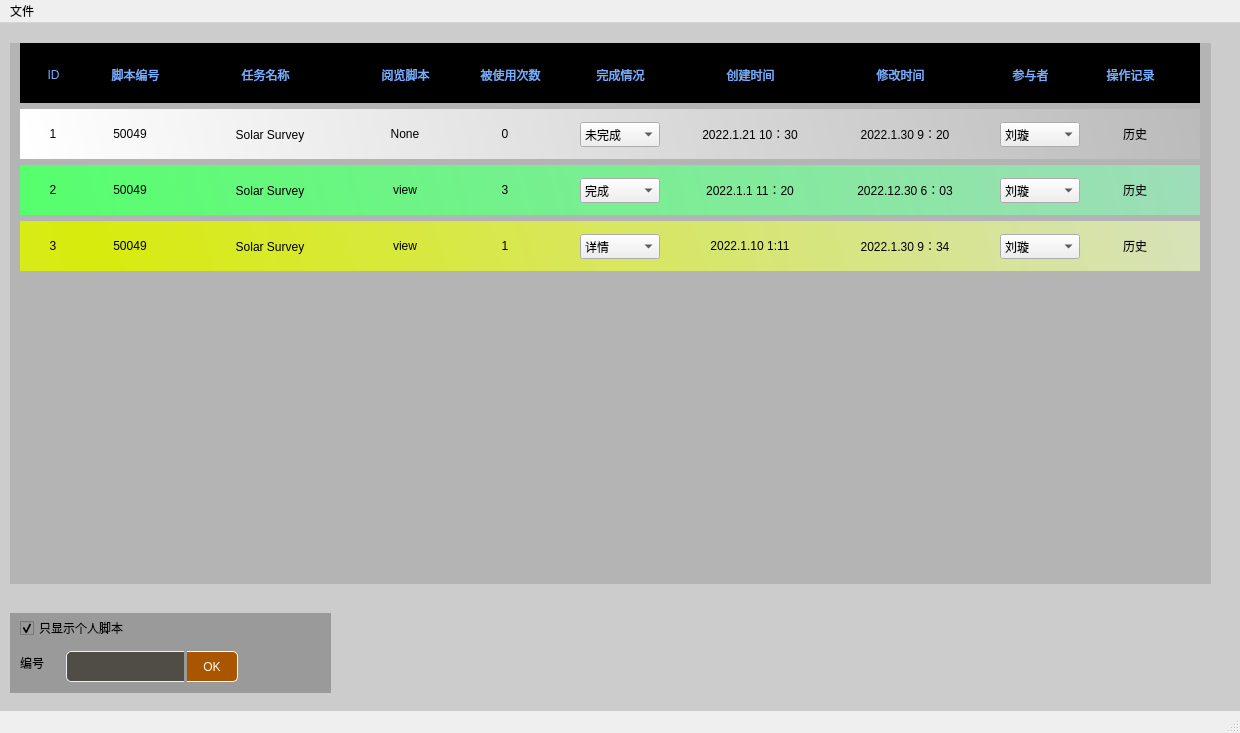
<?xml version="1.0" encoding="UTF-8"?>
<ui version="4.0">
 <class>MainWindow</class>
 <widget class="QMainWindow" name="MainWindow">
  <property name="geometry">
   <rect>
    <x>0</x>
    <y>0</y>
    <width>1240</width>
    <height>733</height>
   </rect>
  </property>
  <property name="windowTitle">
   <string>MainWindow</string>
  </property>
  <widget class="QWidget" name="centralwidget">
   <layout class="QGridLayout" name="gridLayout">
    <property name="leftMargin">
     <number>0</number>
    </property>
    <property name="topMargin">
     <number>0</number>
    </property>
    <property name="rightMargin">
     <number>0</number>
    </property>
    <property name="bottomMargin">
     <number>0</number>
    </property>
    <property name="spacing">
     <number>0</number>
    </property>
    <item row="1" column="0">
     <widget class="QStackedWidget" name="stackedWidget">
      <property name="styleSheet">
       <string notr="true">QWidget{
background-color: rgb(204, 204, 204);
}
QLabel,QLineEdit{
	color: rgb(0, 0, 0);
	font: 12pt &quot;黑体&quot;;
}
QLineEdit{
	color: rgb(0, 85, 255);
}
QPushButton{
	
	color: rgb(84, 84, 84);
	background-color: rgb(0, 255, 0);
}</string>
      </property>
      <property name="currentIndex">
       <number>0</number>
      </property>
      <widget class="QWidget" name="page">
       <widget class="QWidget" name="widget_5" native="true">
        <property name="geometry">
         <rect>
          <x>10</x>
          <y>20</y>
          <width>1201</width>
          <height>541</height>
         </rect>
        </property>
        <property name="styleSheet">
         <string notr="true">background-color: rgb(180, 180, 180);</string>
        </property>
        <layout class="QGridLayout" name="gridLayout_2">
         <item row="0" column="0">
          <widget class="QWidget" name="widget_4" native="true">
           <property name="minimumSize">
            <size>
             <width>0</width>
             <height>60</height>
            </size>
           </property>
           <property name="maximumSize">
            <size>
             <width>1180</width>
             <height>60</height>
            </size>
           </property>
           <property name="styleSheet">
            <string notr="true">QWidget{
	background-color: rgb(0, 0, 0);
}
QLabel{
	color:rgb(120, 174, 255);
	
	font: 12pt &quot;黑体&quot;;
}</string>
           </property>
           <widget class="QLabel" name="label_16">
            <property name="geometry">
             <rect>
              <x>70</x>
              <y>16</y>
              <width>91</width>
              <height>31</height>
             </rect>
            </property>
            <property name="text">
             <string>脚本编号</string>
            </property>
            <property name="alignment">
             <set>Qt::AlignCenter</set>
            </property>
           </widget>
           <widget class="QLabel" name="label_17">
            <property name="geometry">
             <rect>
              <x>450</x>
              <y>16</y>
              <width>81</width>
              <height>31</height>
             </rect>
            </property>
            <property name="text">
             <string>被使用次数</string>
            </property>
            <property name="alignment">
             <set>Qt::AlignCenter</set>
            </property>
           </widget>
           <widget class="QLabel" name="label_18">
            <property name="geometry">
             <rect>
              <x>190</x>
              <y>16</y>
              <width>111</width>
              <height>31</height>
             </rect>
            </property>
            <property name="text">
             <string>任务名称</string>
            </property>
            <property name="alignment">
             <set>Qt::AlignCenter</set>
            </property>
           </widget>
           <widget class="QLabel" name="label_19">
            <property name="geometry">
             <rect>
              <x>350</x>
              <y>16</y>
              <width>71</width>
              <height>31</height>
             </rect>
            </property>
            <property name="text">
             <string>阅览脚本</string>
            </property>
            <property name="alignment">
             <set>Qt::AlignCenter</set>
            </property>
           </widget>
           <widget class="QLabel" name="label_20">
            <property name="geometry">
             <rect>
              <x>8</x>
              <y>16</y>
              <width>51</width>
              <height>31</height>
             </rect>
            </property>
            <property name="text">
             <string>ID</string>
            </property>
            <property name="alignment">
             <set>Qt::AlignCenter</set>
            </property>
           </widget>
           <widget class="QLabel" name="label_21">
            <property name="geometry">
             <rect>
              <x>560</x>
              <y>16</y>
              <width>81</width>
              <height>31</height>
             </rect>
            </property>
            <property name="text">
             <string>完成情况</string>
            </property>
            <property name="alignment">
             <set>Qt::AlignCenter</set>
            </property>
           </widget>
           <widget class="QLabel" name="label_22">
            <property name="geometry">
             <rect>
              <x>690</x>
              <y>16</y>
              <width>81</width>
              <height>31</height>
             </rect>
            </property>
            <property name="text">
             <string>创建时间</string>
            </property>
            <property name="alignment">
             <set>Qt::AlignCenter</set>
            </property>
           </widget>
           <widget class="QLabel" name="label_23">
            <property name="geometry">
             <rect>
              <x>840</x>
              <y>16</y>
              <width>81</width>
              <height>31</height>
             </rect>
            </property>
            <property name="text">
             <string>修改时间</string>
            </property>
            <property name="alignment">
             <set>Qt::AlignCenter</set>
            </property>
           </widget>
           <widget class="QLabel" name="label_24">
            <property name="geometry">
             <rect>
              <x>970</x>
              <y>16</y>
              <width>81</width>
              <height>31</height>
             </rect>
            </property>
            <property name="text">
             <string>参与者</string>
            </property>
            <property name="alignment">
             <set>Qt::AlignCenter</set>
            </property>
           </widget>
           <widget class="QLabel" name="label_25">
            <property name="geometry">
             <rect>
              <x>1070</x>
              <y>16</y>
              <width>81</width>
              <height>31</height>
             </rect>
            </property>
            <property name="text">
             <string>操作记录</string>
            </property>
            <property name="alignment">
             <set>Qt::AlignCenter</set>
            </property>
           </widget>
          </widget>
         </item>
         <item row="1" column="0">
          <widget class="QWidget" name="widget_2" native="true">
           <property name="enabled">
            <bool>true</bool>
           </property>
           <property name="minimumSize">
            <size>
             <width>2</width>
             <height>50</height>
            </size>
           </property>
           <property name="maximumSize">
            <size>
             <width>1180</width>
             <height>50</height>
            </size>
           </property>
           <property name="styleSheet">
            <string notr="true">QWidget{
	
	background-color: qlineargradient(spread:pad, x1:0, y1:0.528136, x2:1, y2:0.517, stop:0 rgba(255, 255, 255, 255), stop:1 rgba(187, 187, 187, 255));
/*background-color: rgb(255, 255, 255);*/
}
QLabel,QComboBox,QPushButton{
background-color:none;
	color: rgb(0, 0, 0);
	font: 12pt &quot;黑体&quot;;
}
QPushButton{
border:none;
}
QPushButton:hover{
	color: rgb(28, 58, 255);
}</string>
           </property>
           <widget class="QComboBox" name="comboBox_2">
            <property name="geometry">
             <rect>
              <x>560</x>
              <y>13</y>
              <width>80</width>
              <height>25</height>
             </rect>
            </property>
            <item>
             <property name="text">
              <string>未完成</string>
             </property>
            </item>
            <item>
             <property name="text">
              <string>完成</string>
             </property>
            </item>
            <item>
             <property name="text">
              <string>详情</string>
             </property>
            </item>
           </widget>
           <widget class="QLabel" name="label_5">
            <property name="geometry">
             <rect>
              <x>80</x>
              <y>10</y>
              <width>60</width>
              <height>30</height>
             </rect>
            </property>
            <property name="text">
             <string>50049</string>
            </property>
            <property name="alignment">
             <set>Qt::AlignCenter</set>
            </property>
           </widget>
           <widget class="QLabel" name="label_7">
            <property name="geometry">
             <rect>
              <x>150</x>
              <y>10</y>
              <width>200</width>
              <height>31</height>
             </rect>
            </property>
            <property name="text">
             <string>Solar Survey</string>
            </property>
            <property name="alignment">
             <set>Qt::AlignCenter</set>
            </property>
           </widget>
           <widget class="QLabel" name="label_13">
            <property name="geometry">
             <rect>
              <x>8</x>
              <y>10</y>
              <width>50</width>
              <height>30</height>
             </rect>
            </property>
            <property name="text">
             <string>1</string>
            </property>
            <property name="alignment">
             <set>Qt::AlignCenter</set>
            </property>
           </widget>
           <widget class="QPushButton" name="pushButton">
            <property name="geometry">
             <rect>
              <x>350</x>
              <y>10</y>
              <width>70</width>
              <height>30</height>
             </rect>
            </property>
            <property name="text">
             <string>None</string>
            </property>
           </widget>
           <widget class="QLabel" name="label_3">
            <property name="geometry">
             <rect>
              <x>655</x>
              <y>10</y>
              <width>150</width>
              <height>30</height>
             </rect>
            </property>
            <property name="text">
             <string>2022.1.21 10：30</string>
            </property>
            <property name="alignment">
             <set>Qt::AlignCenter</set>
            </property>
           </widget>
           <widget class="QPushButton" name="pushButton_4">
            <property name="geometry">
             <rect>
              <x>460</x>
              <y>10</y>
              <width>50</width>
              <height>30</height>
             </rect>
            </property>
            <property name="text">
             <string>0</string>
            </property>
           </widget>
           <widget class="QLabel" name="label_4">
            <property name="geometry">
             <rect>
              <x>810</x>
              <y>10</y>
              <width>150</width>
              <height>30</height>
             </rect>
            </property>
            <property name="text">
             <string>2022.1.30 9：20</string>
            </property>
            <property name="alignment">
             <set>Qt::AlignCenter</set>
            </property>
           </widget>
           <widget class="QComboBox" name="comboBox_4">
            <property name="geometry">
             <rect>
              <x>980</x>
              <y>13</y>
              <width>80</width>
              <height>25</height>
             </rect>
            </property>
            <item>
             <property name="text">
              <string>刘璇</string>
             </property>
            </item>
            <item>
             <property name="text">
              <string>丁梓靖</string>
             </property>
            </item>
            <item>
             <property name="text">
              <string>赵银鹏</string>
             </property>
            </item>
           </widget>
           <widget class="QPushButton" name="pushButton_7">
            <property name="geometry">
             <rect>
              <x>1090</x>
              <y>10</y>
              <width>50</width>
              <height>30</height>
             </rect>
            </property>
            <property name="text">
             <string>历史</string>
            </property>
           </widget>
          </widget>
         </item>
         <item row="2" column="0">
          <widget class="QWidget" name="widget" native="true">
           <property name="minimumSize">
            <size>
             <width>0</width>
             <height>50</height>
            </size>
           </property>
           <property name="maximumSize">
            <size>
             <width>1180</width>
             <height>50</height>
            </size>
           </property>
           <property name="styleSheet">
            <string notr="true">QWidget{
	background-color: qlineargradient(spread:pad, x1:0, y1:0.528136, x2:1, y2:0.517, stop:0 rgba(86, 255, 109, 255), stop:1 rgba(158, 221, 185, 255));
/*background-color: rgb(170, 255, 127);*/
}
QLabel,QComboBox,QPushButton{
	background-color:none;
	color: rgb(0, 0, 0);
	font: 12pt &quot;黑体&quot;;
}
QPushButton{
border:none;
}
QPushButton:hover{
	color: rgb(28, 58, 255);
}
</string>
           </property>
           <widget class="QComboBox" name="comboBox">
            <property name="geometry">
             <rect>
              <x>560</x>
              <y>13</y>
              <width>80</width>
              <height>25</height>
             </rect>
            </property>
            <item>
             <property name="text">
              <string>完成</string>
             </property>
            </item>
            <item>
             <property name="text">
              <string>未完成</string>
             </property>
            </item>
            <item>
             <property name="text">
              <string>详情</string>
             </property>
            </item>
           </widget>
           <widget class="QLabel" name="label">
            <property name="geometry">
             <rect>
              <x>80</x>
              <y>10</y>
              <width>60</width>
              <height>30</height>
             </rect>
            </property>
            <property name="text">
             <string>50049</string>
            </property>
            <property name="alignment">
             <set>Qt::AlignCenter</set>
            </property>
           </widget>
           <widget class="QLabel" name="label_2">
            <property name="geometry">
             <rect>
              <x>150</x>
              <y>10</y>
              <width>200</width>
              <height>31</height>
             </rect>
            </property>
            <property name="text">
             <string>Solar Survey</string>
            </property>
            <property name="alignment">
             <set>Qt::AlignCenter</set>
            </property>
           </widget>
           <widget class="QLabel" name="label_14">
            <property name="geometry">
             <rect>
              <x>8</x>
              <y>10</y>
              <width>50</width>
              <height>30</height>
             </rect>
            </property>
            <property name="text">
             <string>2</string>
            </property>
            <property name="alignment">
             <set>Qt::AlignCenter</set>
            </property>
           </widget>
           <widget class="QPushButton" name="pushButton_2">
            <property name="geometry">
             <rect>
              <x>350</x>
              <y>10</y>
              <width>70</width>
              <height>30</height>
             </rect>
            </property>
            <property name="text">
             <string>view</string>
            </property>
           </widget>
           <widget class="QLabel" name="label_8">
            <property name="geometry">
             <rect>
              <x>655</x>
              <y>10</y>
              <width>150</width>
              <height>30</height>
             </rect>
            </property>
            <property name="text">
             <string>2022.1.1 11：20</string>
            </property>
            <property name="alignment">
             <set>Qt::AlignCenter</set>
            </property>
           </widget>
           <widget class="QPushButton" name="pushButton_5">
            <property name="geometry">
             <rect>
              <x>460</x>
              <y>10</y>
              <width>50</width>
              <height>30</height>
             </rect>
            </property>
            <property name="text">
             <string>3</string>
            </property>
           </widget>
           <widget class="QLabel" name="label_6">
            <property name="geometry">
             <rect>
              <x>810</x>
              <y>10</y>
              <width>150</width>
              <height>30</height>
             </rect>
            </property>
            <property name="text">
             <string>2022.12.30 6：03</string>
            </property>
            <property name="alignment">
             <set>Qt::AlignCenter</set>
            </property>
           </widget>
           <widget class="QComboBox" name="comboBox_5">
            <property name="geometry">
             <rect>
              <x>980</x>
              <y>13</y>
              <width>80</width>
              <height>25</height>
             </rect>
            </property>
            <item>
             <property name="text">
              <string>刘璇</string>
             </property>
            </item>
            <item>
             <property name="text">
              <string>丁梓靖</string>
             </property>
            </item>
            <item>
             <property name="text">
              <string>赵银鹏</string>
             </property>
            </item>
           </widget>
           <widget class="QPushButton" name="pushButton_8">
            <property name="geometry">
             <rect>
              <x>1090</x>
              <y>10</y>
              <width>50</width>
              <height>30</height>
             </rect>
            </property>
            <property name="text">
             <string>历史</string>
            </property>
           </widget>
          </widget>
         </item>
         <item row="3" column="0">
          <widget class="QWidget" name="widget_3" native="true">
           <property name="minimumSize">
            <size>
             <width>0</width>
             <height>50</height>
            </size>
           </property>
           <property name="maximumSize">
            <size>
             <width>1180</width>
             <height>50</height>
            </size>
           </property>
           <property name="styleSheet">
            <string notr="true">QWidget{
	background-color: qlineargradient(spread:reflect, x1:1, y1:0.528, x2:0.057, y2:0.54, stop:0 rgba(215, 226, 185, 255), stop:1 rgba(216, 235, 13, 255));
/*background-color: rgb(255, 255, 127);*/
}
QLabel,QComboBox,QPushButton{
	background-color:none;
	color: rgb(0, 0, 0);
	font: 12pt &quot;黑体&quot;;
}
QPushButton{
border:none;
}
QPushButton:hover{
	color: rgb(28, 58, 255);
}
</string>
           </property>
           <widget class="QComboBox" name="comboBox_3">
            <property name="geometry">
             <rect>
              <x>560</x>
              <y>13</y>
              <width>80</width>
              <height>25</height>
             </rect>
            </property>
            <item>
             <property name="text">
              <string>详情</string>
             </property>
            </item>
            <item>
             <property name="text">
              <string>完成</string>
             </property>
            </item>
            <item>
             <property name="text">
              <string>未完成</string>
             </property>
            </item>
           </widget>
           <widget class="QLabel" name="label_9">
            <property name="geometry">
             <rect>
              <x>80</x>
              <y>10</y>
              <width>60</width>
              <height>30</height>
             </rect>
            </property>
            <property name="text">
             <string>50049</string>
            </property>
            <property name="alignment">
             <set>Qt::AlignCenter</set>
            </property>
           </widget>
           <widget class="QLabel" name="label_11">
            <property name="geometry">
             <rect>
              <x>150</x>
              <y>10</y>
              <width>200</width>
              <height>31</height>
             </rect>
            </property>
            <property name="text">
             <string>Solar Survey</string>
            </property>
            <property name="alignment">
             <set>Qt::AlignCenter</set>
            </property>
           </widget>
           <widget class="QLabel" name="label_15">
            <property name="geometry">
             <rect>
              <x>8</x>
              <y>10</y>
              <width>50</width>
              <height>30</height>
             </rect>
            </property>
            <property name="text">
             <string>3</string>
            </property>
            <property name="alignment">
             <set>Qt::AlignCenter</set>
            </property>
           </widget>
           <widget class="QPushButton" name="pushButton_3">
            <property name="geometry">
             <rect>
              <x>350</x>
              <y>10</y>
              <width>70</width>
              <height>30</height>
             </rect>
            </property>
            <property name="text">
             <string>view</string>
            </property>
           </widget>
           <widget class="QLabel" name="label_12">
            <property name="geometry">
             <rect>
              <x>655</x>
              <y>10</y>
              <width>150</width>
              <height>30</height>
             </rect>
            </property>
            <property name="text">
             <string>2022.1.10 1:11</string>
            </property>
            <property name="alignment">
             <set>Qt::AlignCenter</set>
            </property>
           </widget>
           <widget class="QPushButton" name="pushButton_6">
            <property name="geometry">
             <rect>
              <x>460</x>
              <y>10</y>
              <width>50</width>
              <height>30</height>
             </rect>
            </property>
            <property name="text">
             <string>1</string>
            </property>
           </widget>
           <widget class="QLabel" name="label_10">
            <property name="geometry">
             <rect>
              <x>810</x>
              <y>10</y>
              <width>150</width>
              <height>30</height>
             </rect>
            </property>
            <property name="text">
             <string>2022.1.30 9：34</string>
            </property>
            <property name="alignment">
             <set>Qt::AlignCenter</set>
            </property>
           </widget>
           <widget class="QComboBox" name="comboBox_6">
            <property name="geometry">
             <rect>
              <x>980</x>
              <y>13</y>
              <width>80</width>
              <height>25</height>
             </rect>
            </property>
            <item>
             <property name="text">
              <string>刘璇</string>
             </property>
            </item>
            <item>
             <property name="text">
              <string>丁梓靖</string>
             </property>
            </item>
            <item>
             <property name="text">
              <string>赵银鹏</string>
             </property>
            </item>
           </widget>
           <widget class="QPushButton" name="pushButton_9">
            <property name="geometry">
             <rect>
              <x>1090</x>
              <y>10</y>
              <width>50</width>
              <height>30</height>
             </rect>
            </property>
            <property name="text">
             <string>历史</string>
            </property>
           </widget>
          </widget>
         </item>
         <item row="4" column="0">
          <spacer name="verticalSpacer">
           <property name="orientation">
            <enum>Qt::Vertical</enum>
           </property>
           <property name="sizeHint" stdset="0">
            <size>
             <width>20</width>
             <height>40</height>
            </size>
           </property>
          </spacer>
         </item>
        </layout>
       </widget>
       <widget class="QWidget" name="widget_6" native="true">
        <property name="geometry">
         <rect>
          <x>10</x>
          <y>590</y>
          <width>321</width>
          <height>80</height>
         </rect>
        </property>
        <property name="styleSheet">
         <string notr="true">background-color: rgb(154, 154, 154);</string>
        </property>
        <widget class="QCheckBox" name="checkBox">
         <property name="geometry">
          <rect>
           <x>10</x>
           <y>7</y>
           <width>121</width>
           <height>16</height>
          </rect>
         </property>
         <property name="minimumSize">
          <size>
           <width>121</width>
           <height>16</height>
          </size>
         </property>
         <property name="maximumSize">
          <size>
           <width>121</width>
           <height>16</height>
          </size>
         </property>
         <property name="styleSheet">
          <string notr="true">QCheckBox{
	color: rgb(0, 0, 0);
	font: 10pt &quot;黑体&quot;;
}</string>
         </property>
         <property name="text">
          <string>只显示个人脚本</string>
         </property>
         <property name="checked">
          <bool>true</bool>
         </property>
        </widget>
        <widget class="QLabel" name="label_28">
         <property name="geometry">
          <rect>
           <x>10</x>
           <y>34</y>
           <width>54</width>
           <height>31</height>
          </rect>
         </property>
         <property name="text">
          <string>编号</string>
         </property>
        </widget>
        <widget class="QWidget" name="">
         <property name="geometry">
          <rect>
           <x>53</x>
           <y>37</y>
           <width>179</width>
           <height>33</height>
          </rect>
         </property>
         <layout class="QHBoxLayout" name="horizontalLayout">
          <property name="spacing">
           <number>0</number>
          </property>
          <item>
           <widget class="QLineEdit" name="lineEdit_3">
            <property name="minimumSize">
             <size>
              <width>118</width>
              <height>31</height>
             </size>
            </property>
            <property name="maximumSize">
             <size>
              <width>118</width>
              <height>31</height>
             </size>
            </property>
            <property name="styleSheet">
             <string notr="true">QLineEdit{
color: rgb(252, 252, 252);
font-size:13pt;
background-color: rgb(80, 76, 70);
border:1px solid rgb(238, 238, 238);
border-right:none;
border-top-left-radius:5px;
border-bottom-left-radius:5px;
}</string>
            </property>
           </widget>
          </item>
          <item>
           <widget class="QPushButton" name="pushButton_11">
            <property name="minimumSize">
             <size>
              <width>51</width>
              <height>31</height>
             </size>
            </property>
            <property name="maximumSize">
             <size>
              <width>51</width>
              <height>31</height>
             </size>
            </property>
            <property name="styleSheet">
             <string notr="true">QPushButton{
border:1px solid rgb(255, 255, 255);
border-left:none;
border-top-right-radius:5px;
border-bottom-right-radius:5px;
color: rgb(255, 255, 255);
background-color:rgb(170, 85, 0);
font: 13pt &quot;华文琥珀&quot;;
}
QPushButton:pressed{
font-size:10px;
background-color:rgb(95, 48, 0);
}</string>
            </property>
            <property name="text">
             <string>OK</string>
            </property>
           </widget>
          </item>
         </layout>
        </widget>
       </widget>
      </widget>
      <widget class="QWidget" name="page_2">
       <widget class="QLabel" name="label_26">
        <property name="geometry">
         <rect>
          <x>500</x>
          <y>410</y>
          <width>51</width>
          <height>51</height>
         </rect>
        </property>
        <property name="text">
         <string>姓名</string>
        </property>
        <property name="alignment">
         <set>Qt::AlignCenter</set>
        </property>
       </widget>
       <widget class="QLineEdit" name="lineEdit">
        <property name="geometry">
         <rect>
          <x>570</x>
          <y>410</y>
          <width>200</width>
          <height>40</height>
         </rect>
        </property>
        <property name="text">
         <string/>
        </property>
        <property name="placeholderText">
         <string/>
        </property>
       </widget>
       <widget class="QLabel" name="label_27">
        <property name="geometry">
         <rect>
          <x>500</x>
          <y>480</y>
          <width>51</width>
          <height>51</height>
         </rect>
        </property>
        <property name="text">
         <string>密码</string>
        </property>
        <property name="alignment">
         <set>Qt::AlignCenter</set>
        </property>
       </widget>
       <widget class="QLineEdit" name="lineEdit_2">
        <property name="geometry">
         <rect>
          <x>570</x>
          <y>480</y>
          <width>200</width>
          <height>40</height>
         </rect>
        </property>
        <property name="echoMode">
         <enum>QLineEdit::Password</enum>
        </property>
       </widget>
       <widget class="QPushButton" name="pushButton_10">
        <property name="geometry">
         <rect>
          <x>540</x>
          <y>560</y>
          <width>111</width>
          <height>41</height>
         </rect>
        </property>
        <property name="text">
         <string>登录</string>
        </property>
       </widget>
       <widget class="QPushButton" name="pushButton_12">
        <property name="geometry">
         <rect>
          <x>710</x>
          <y>560</y>
          <width>111</width>
          <height>41</height>
         </rect>
        </property>
        <property name="text">
         <string>注册</string>
        </property>
       </widget>
      </widget>
     </widget>
    </item>
   </layout>
  </widget>
  <widget class="QMenuBar" name="menubar">
   <property name="geometry">
    <rect>
     <x>0</x>
     <y>0</y>
     <width>1240</width>
     <height>22</height>
    </rect>
   </property>
   <widget class="QMenu" name="menu">
    <property name="title">
     <string>文件</string>
    </property>
    <addaction name="action"/>
    <addaction name="action_2"/>
   </widget>
   <addaction name="menu"/>
  </widget>
  <widget class="QStatusBar" name="statusbar"/>
  <action name="action">
   <property name="text">
    <string>新建脚本</string>
   </property>
  </action>
  <action name="action_2">
   <property name="text">
    <string>修改脚本</string>
   </property>
  </action>
 </widget>
 <resources/>
 <connections/>
</ui>
